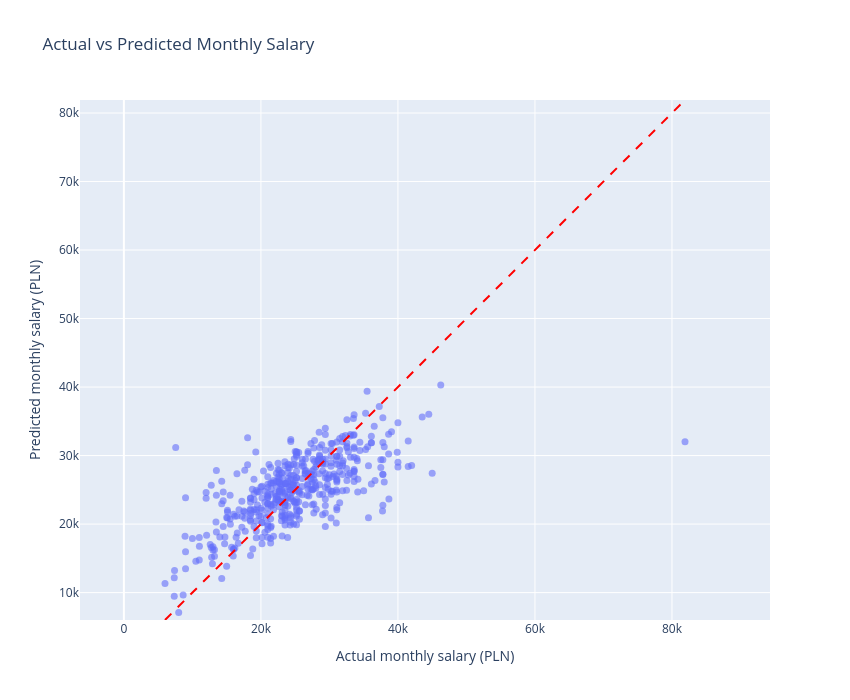

Notebook cell for this chart:
### Code cell
salary_min = min(
    prediction_results["actual_salary"].min(),
    prediction_results["predicted_salary"].min(),
)
salary_max = max(
    prediction_results["actual_salary"].max(),
    prediction_results["predicted_salary"].max(),
)

fig = px.scatter(
    prediction_results,
    x="actual_salary",
    y="predicted_salary",
    hover_data=["title", "experience", "category"],
    title="Actual vs Predicted Monthly Salary",
    labels={
        "actual_salary": "Actual monthly salary (PLN)",
        "predicted_salary": "Predicted monthly salary (PLN)",
    },
    opacity=0.6,
)
fig.add_shape(
    type="line",
    x0=salary_min,
    y0=salary_min,
    x1=salary_max,
    y1=salary_max,
    line={"color": "red", "dash": "dash", "width": 2},
)
fig.update_traces(marker={"size": 7})
fig.update_layout(
    width=850,
    height=700,
    xaxis={"range": [salary_min, salary_max]},
    yaxis={
        "range": [salary_min, salary_max],
        "scaleanchor": "x",
        "scaleratio": 1,
    },
)
fig.show()

### Figure 1 — Plotly figure (JSON) as saved in the notebook; plotly's stock layout.template omitted (floating-point values rounded to 4 significant figures; data arrays with more than 128 entries replaced by an {"elided": "..."} marker saying what was removed)
{"data": [{"customdata": {"elided": "468x3 str values"}, "hovertemplate": "Actual monthly salary (PLN)=%{x}<br>Predicted monthly salary (PLN)=%{y}<br>title=%{customdata[0]}<br>experience=%{customdata[1]}<br>category=%{customdata[2]}<extra></extra>", "legendgroup": "", "marker": {"color": "#636efa", "opacity": 0.6, "size": 7, "symbol": "circle"}, "mode": "markers", "name": "", "orientation": "v", "showlegend": false, "type": "scatter", "x": {"elided": "468 float values"}, "xaxis": "x", "y": {"elided": "468 float values"}, "yaxis": "y"}], "layout": {"height": 700, "legend": {"tracegroupgap": 0}, "shapes": [{"line": {"color": "red", "dash": "dash", "width": 2}, "type": "line", "x0": 6000, "x1": 81900, "y0": 6000, "y1": 81900}], "title": {"text": "Actual vs Predicted Monthly Salary"}, "width": 850, "xaxis": {"anchor": "y", "domain": [0, 1], "range": [6000, 81900], "title": {"text": "Actual monthly salary (PLN)"}}, "yaxis": {"anchor": "x", "domain": [0, 1], "range": [6000, 81900], "scaleanchor": "x", "scaleratio": 1, "title": {"text": "Predicted monthly salary (PLN)"}}}}
